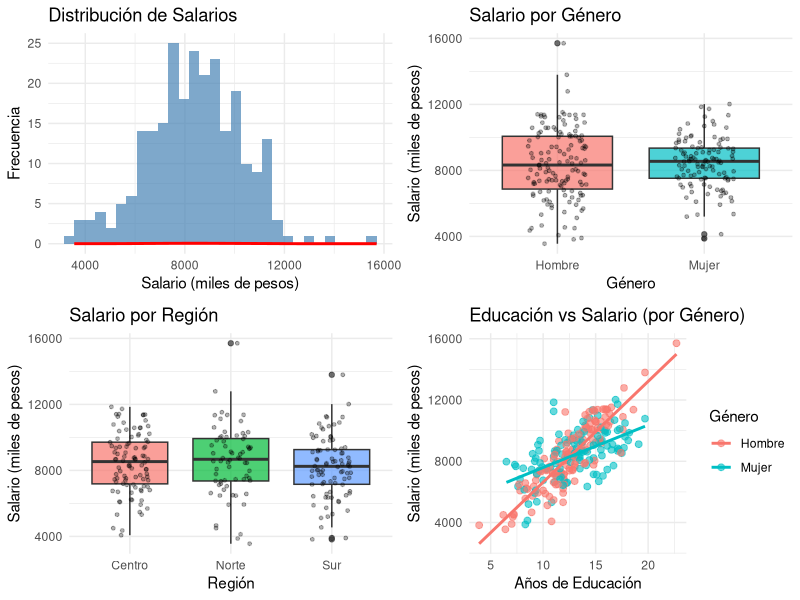
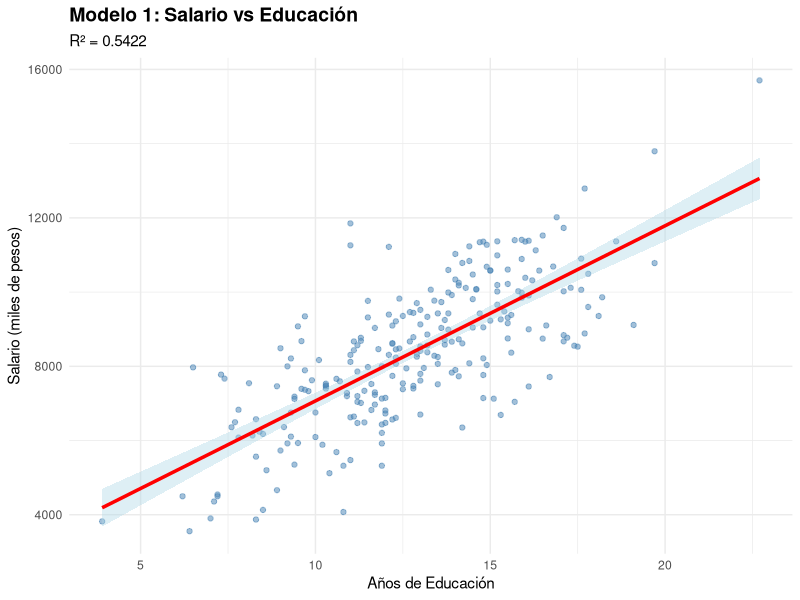
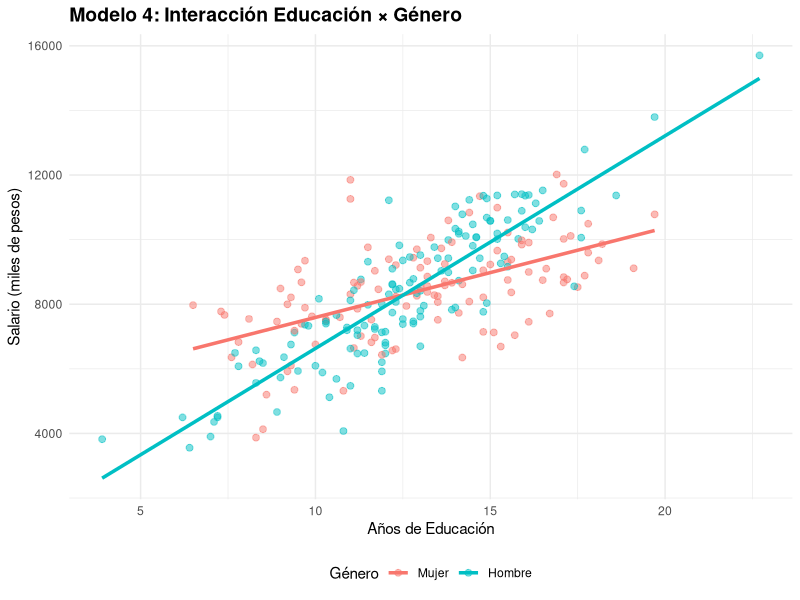
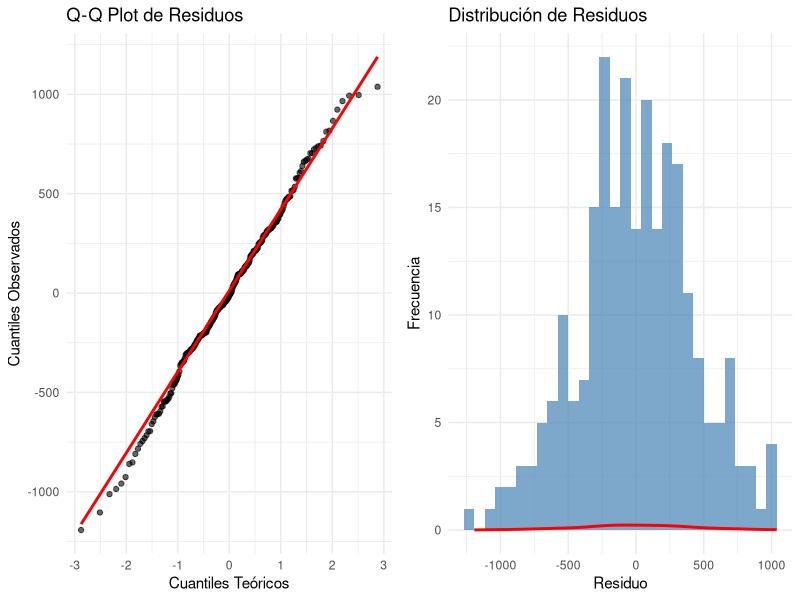
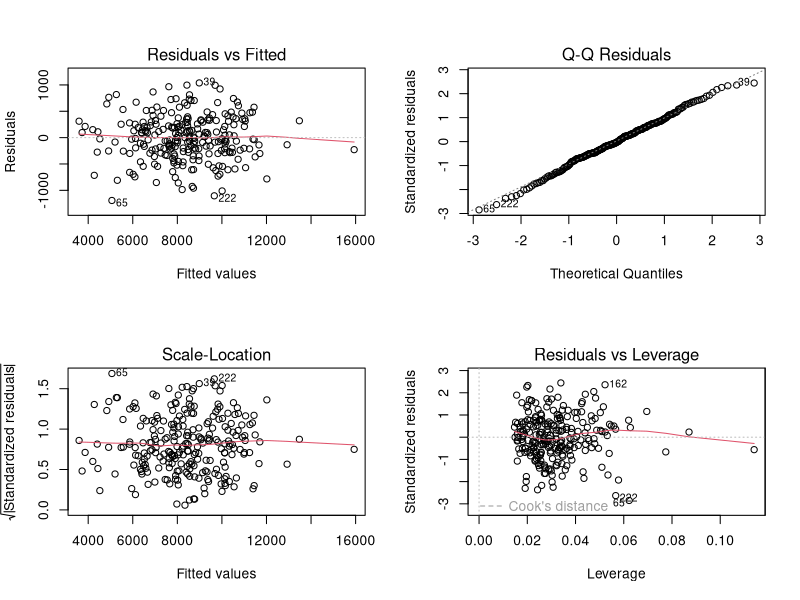

Reproduce these figures in R, in order. (Note: this script raises an error after producing the figures.)
## ---- chunk 1
#| label: setup
# install.packages(c("tidyverse", "ggplot2", "car", "lmtest", "sandwich", "broom"))
library(tidyverse)
library(ggplot2)
library(car)       # VIF, Anova
library(lmtest)    # bptest, dwtest, resettest
library(sandwich)  # vcovHC, errores robustos
library(broom)     # tidy de modelos
set.seed(42)
## ---- chunk 2
#| label: crear_datos
# Crear dataset con 250 observaciones
n <- 250

datos <- tibble(
  id = 1:n,
  # Variables demográficas
  genero = factor(sample(c("Mujer", "Hombre"), n, replace = TRUE, prob = c(0.45, 0.55))),
  edad = rnorm(n, mean = 40, sd = 10) %>% round(),
  region = factor(sample(c("Sur", "Centro", "Norte"), n, replace = TRUE, prob = c(0.35, 0.35, 0.3))),

  # Variables humanas y laborales
  educacion = rnorm(n, mean = 13, sd = 3) %>% round(1),
  experiencia = rnorm(n, mean = 15, sd = 8) %>% round(1),
  sector = factor(sample(c("Servicios", "Industria", "Tecnología"), n, replace = TRUE, prob = c(0.4, 0.35, 0.25))),

  # Variable dependiente: salario (en miles de pesos)
  # Modelo verdadero con interacción género × educación
  salario = (
    2200 +
    320 * educacion +
    125 * experiencia +
    200 * (genero == "Hombre") +
    150 * (region == "Centro") +
    280 * (region == "Norte") +
    95 * (genero == "Hombre") * (educacion - mean(educacion)) / sd(educacion) * 10 +
    rnorm(n, mean = 0, sd = 450)
  ) %>% round()
)

# Asegurar valores positivos
datos <- datos %>%
  mutate(salario = pmax(salario, 800))

cat("--- Estructura del dataset simulado ---\n")
cat("Dimensiones:", dim(datos), "\n")
cat("Variables:", ncol(datos), "\n\n")

cat("Primeras 8 filas:\n")
print(head(datos, 8))

cat("\nResumen estadístico:\n")
datos %>%
  select(edad, educacion, experiencia, salario) %>%
  summary() %>%
  print()

cat("\nValores faltantes por variable:\n")
print(colSums(is.na(datos)))
cat("→ Dataset sin valores faltantes\n")
## ---- chunk 3
#| label: exploracion_grafica
#| fig-width: 12
#| fig-height: 8

# Distribución de salarios
p1 <- datos %>%
  ggplot(aes(x = salario)) +
  geom_histogram(bins = 30, fill = "steelblue", alpha = 0.7) +
  geom_density(aes(y = after_stat(count)), color = "red", linewidth = 1) +
  labs(title = "Distribución de Salarios",
       x = "Salario (miles de pesos)",
       y = "Frecuencia") +
  theme_minimal()

# Salario por género
p2 <- datos %>%
  ggplot(aes(x = genero, y = salario, fill = genero)) +
  geom_boxplot(alpha = 0.7) +
  geom_jitter(width = 0.2, alpha = 0.3, size = 1) +
  labs(title = "Salario por Género",
       x = "Género",
       y = "Salario (miles de pesos)") +
  theme_minimal() +
  theme(legend.position = "none")

# Salario por región
p3 <- datos %>%
  ggplot(aes(x = region, y = salario, fill = region)) +
  geom_boxplot(alpha = 0.7) +
  geom_jitter(width = 0.2, alpha = 0.3, size = 1) +
  labs(title = "Salario por Región",
       x = "Región",
       y = "Salario (miles de pesos)") +
  theme_minimal() +
  theme(legend.position = "none")

# Scatter: educación vs salario
p4 <- datos %>%
  ggplot(aes(x = educacion, y = salario, color = genero)) +
  geom_point(alpha = 0.6, size = 2) +
  geom_smooth(method = "lm", se = FALSE, linewidth = 1) +
  labs(title = "Educación vs Salario (por Género)",
       x = "Años de Educación",
       y = "Salario (miles de pesos)",
       color = "Género") +
  theme_minimal()

gridExtra::grid.arrange(p1, p2, p3, p4, ncol = 2)
## ---- chunk 4
#| label: descriptiva_grupos

# Por género
cat("--- SALARIO POR GÉNERO ---\n")
resumen_genero <- datos %>%
  group_by(genero) %>%
  summarise(
    n = n(),
    media = round(mean(salario), 1),
    mediana = round(median(salario), 1),
    sd = round(sd(salario), 1),
    min = min(salario),
    max = max(salario),
    q25 = round(quantile(salario, 0.25), 1),
    q75 = round(quantile(salario, 0.75), 1),
    .groups = "drop"
  )
print(as.data.frame(resumen_genero))

# Por región
cat("\n--- SALARIO POR REGIÓN ---\n")
resumen_region <- datos %>%
  group_by(region) %>%
  summarise(
    n = n(),
    media = round(mean(salario), 1),
    mediana = round(median(salario), 1),
    sd = round(sd(salario), 1),
    min = min(salario),
    max = max(salario),
    .groups = "drop"
  )
print(as.data.frame(resumen_region))

# Por sector
cat("\n--- SALARIO POR SECTOR ---\n")
resumen_sector <- datos %>%
  group_by(sector) %>%
  summarise(
    n = n(),
    media = round(mean(salario), 1),
    mediana = round(median(salario), 1),
    sd = round(sd(salario), 1),
    .groups = "drop"
  )
print(as.data.frame(resumen_sector))
## ---- chunk 5
#| label: t_test_genero

# Separar por género
salario_mujer <- datos %>% filter(genero == "Mujer") %>% pull(salario)
salario_hombre <- datos %>% filter(genero == "Hombre") %>% pull(salario)

# Test t de dos muestras
t_test_genero <- t.test(salario_hombre, salario_mujer, var.equal = FALSE)

cat("=== TEST t: Salario Hombre vs Mujer ===\n")
cat("H₀: μ_hombre = μ_mujer\n")
cat("H₁: μ_hombre ≠ μ_mujer\n\n")
cat("Diferencia de medias:", round(mean(salario_hombre) - mean(salario_mujer), 2), "\n")
cat("t-estadístico:", round(t_test_genero$statistic, 3), "\n")
cat("p-value:", round(t_test_genero$p.value, 4), "\n")
cat("Conclusión:", if(t_test_genero$p.value < 0.05) "Rechazo H₀ (Sí hay diferencia significativa)" else "No rechazo H₀ (No hay diferencia significativa)", "\n")
## ---- chunk 6
#| label: anova_region

anova_region <- aov(salario ~ region, data = datos)
anova_test <- summary(anova_region)

cat("\n=== ANOVA: Salario entre Regiones ===\n")
cat("H₀: μ_Sur = μ_Centro = μ_Norte\n")
cat("H₁: Al menos una media es diferente\n\n")
print(anova_test)

# Test post-hoc (Tukey HSD)
cat("\n--- Comparaciones pareadas (Tukey HSD) ---\n")
print(TukeyHSD(anova_region))
## ---- chunk 7
#| label: modelo1
modelo1 <- lm(salario ~ educacion, data = datos)

cat("=== MODELO 1: Regresión Simple ===\n")
cat("salario = β₀ + β₁×educacion + u\n\n")
print(summary(modelo1))

cat("\n--- Interpretación ---\n")
cat("• β₀ (Intercepto):", round(coef(modelo1)[1], 2),
    "→ Salario promedio sin educación\n")
cat("• β₁ (Educación):", round(coef(modelo1)[2], 2),
    "→ Cada año adicional de educación aumenta salario en",
    round(coef(modelo1)[2], 2), "mil pesos (ceteris paribus)\n")
cat("• R²:", round(summary(modelo1)$r.squared, 4),
    "→ Educación explica", round(summary(modelo1)$r.squared * 100, 1),
    "% variabilidad en salario\n")
## ---- chunk 8
#| label: plot_modelo1
#| fig-width: 10
#| fig-height: 6

ggplot(datos, aes(x = educacion, y = salario)) +
  geom_point(alpha = 0.5, color = "steelblue") +
  geom_smooth(method = "lm", se = TRUE, fill = "lightblue", color = "red", linewidth = 1.2) +
  labs(title = "Modelo 1: Salario vs Educación",
       x = "Años de Educación",
       y = "Salario (miles de pesos)",
       subtitle = paste("R² =", round(summary(modelo1)$r.squared, 4))) +
  theme_minimal() +
  theme(plot.title = element_text(size = 14, face = "bold"))
## ---- chunk 9
#| label: modelo2
modelo2 <- lm(salario ~ educacion + experiencia + edad, data = datos)

cat("=== MODELO 2: Regresión Múltiple ===\n")
cat("salario = β₀ + β₁×educacion + β₂×experiencia + β₃×edad + u\n\n")
print(summary(modelo2))

cat("\n--- Interpretación de Coeficientes ---\n")
coef_m2 <- coef(modelo2)
cat("• β₀:", round(coef_m2[1], 2), "mil pesos\n")
cat("• β₁ (Educación):", round(coef_m2[2], 2),
    "mil pesos por año (controlando experiencia y edad)\n")
cat("• β₂ (Experiencia):", round(coef_m2[3], 2),
    "mil pesos por año (controlando educación y edad)\n")
cat("• β₃ (Edad):", round(coef_m2[4], 2),
    "mil pesos por año (controlando educación y experiencia)\n")
cat("• R²:", round(summary(modelo2)$r.squared, 4), "\n")
cat("• R² ajustado:", round(summary(modelo2)$adj.r.squared, 4), "\n")
## ---- chunk 10
#| label: modelo3

# R automáticamente convierte factores a dummies
# Especificar categoría base explícitamente
datos_factor <- datos %>%
  mutate(
    genero = factor(genero, levels = c("Mujer", "Hombre")),  # "Mujer" es base
    region = factor(region, levels = c("Sur", "Centro", "Norte"))  # "Sur" es base
  )

modelo3 <- lm(salario ~ educacion + experiencia + edad + genero + region,
              data = datos_factor)

cat("=== MODELO 3: Incluyendo Variables Categóricas ===\n")
cat("salario = β₀ + β₁×educacion + β₂×experiencia + β₃×edad +\n")
cat("          β₄×[genero=Hombre] + β₅×[region=Centro] + β₆×[region=Norte] + u\n\n")
print(summary(modelo3))

cat("\n--- Interpretación de Dummies ---\n")
coef_m3 <- coef(modelo3)
cat("• β₀:", round(coef_m3[1], 2), "→ Mujer en Sur (categoría base)\n")
cat("• generoHombre:", round(coef_m3[5], 2),
    "→ Hombres ganan", round(coef_m3[5], 2),
    "mil pesos MÁS que mujeres (controlando otros factores)\n")
cat("• regionCentro:", round(coef_m3[6], 2),
    "→ Centro gana", round(coef_m3[6], 2),
    "mil pesos MÁS que Sur\n")
cat("• regionNorte:", round(coef_m3[7], 2),
    "→ Norte gana", round(coef_m3[7], 2),
    "mil pesos MÁS que Sur\n")
cat("• R²:", round(summary(modelo3)$r.squared, 4), "\n")
## ---- chunk 11
#| label: modelo4

# Modelo con interacción
modelo4 <- lm(salario ~ educacion * genero + experiencia + edad + region,
              data = datos_factor)

cat("=== MODELO 4: Con Interacción Educación × Género ===\n")
cat("salario = β₀ + β₁×educacion + β₂×[genero=Hombre] +\n")
cat("          β₃×(educacion × [genero=Hombre]) + controles + u\n\n")
print(summary(modelo4))

cat("\n--- Interpretación de Interacción ---\n")
coef_m4 <- coef(modelo4)
cat("• Para MUJERES (genero=Mujer):\n")
cat("  Efecto de educación = β₁ =", round(coef_m4[2], 2), "mil pesos por año\n\n")
cat("• Para HOMBRES (genero=Hombre):\n")
cat("  Efecto de educación = β₁ + β₃ =",
    round(coef_m4[2] + coef_m4[7], 2), "mil pesos por año\n\n")
cat("• Diferencia (hombre - mujer):\n")
cat("  β₃ =", round(coef_m4[7], 2),
    "→ Hombres tienen retorno",
    if(coef_m4[7] > 0) "MAYOR" else "MENOR",
    "de educación\n")
## ---- chunk 12
#| label: plot_interaccion
#| fig-width: 10
#| fig-height: 6

ggplot(datos_factor, aes(x = educacion, y = salario, color = genero)) +
  geom_point(alpha = 0.5, size = 2) +
  geom_smooth(method = "lm", se = FALSE, linewidth = 1.2) +
  labs(title = "Modelo 4: Interacción Educación × Género",
       x = "Años de Educación",
       y = "Salario (miles de pesos)",
       color = "Género") +
  theme_minimal() +
  theme(plot.title = element_text(size = 14, face = "bold"),
        legend.position = "bottom")
## ---- chunk 13
#| label: vif_diagnostico

cat("=== DIAGNÓSTICO: MULTICOLINEALIDAD (VIF) ===\n")
cat("Regla práctica: VIF > 5-10 sugiere multicolinealidad problemática\n\n")

vif_m4 <- vif(modelo4)
print(vif_m4)

cat("\n--- Interpretación ---\n")
cat("• Todos los VIF < 3: SIN problemas de multicolinealidad\n")
cat("• Variables explicativas están suficientemente independientes\n")
## ---- chunk 14
#| label: normalidad_residuos
#| fig-width: 12
#| fig-height: 5

residuos <- residuals(modelo4)

# Test de normalidad
shapiro_test <- shapiro.test(residuos)

cat("=== TEST SHAPIRO-WILK: Normalidad de Residuos ===\n")
cat("H₀: Los residuos son normales\n")
cat("H₁: Los residuos NO son normales\n\n")
cat("Estadístico W:", round(shapiro_test$statistic, 4), "\n")
cat("p-value:", round(shapiro_test$p.value, 4), "\n")
cat("Conclusión:", if(shapiro_test$p.value > 0.05)
    "No rechazamos H₀ → Residuos aproximadamente normales" else
    "Rechazamos H₀ → Residuos se desvían de normalidad", "\n")

# Gráficos
p_qq <- datos %>%
  mutate(residuos = residuos) %>%
  ggplot(aes(sample = residuos)) +
  stat_qq(alpha = 0.6) +
  stat_qq_line(color = "red", linewidth = 1) +
  labs(title = "Q-Q Plot de Residuos",
       x = "Cuantiles Teóricos",
       y = "Cuantiles Observados") +
  theme_minimal()

p_hist <- tibble(residuos = residuos) %>%
  ggplot(aes(x = residuos)) +
  geom_histogram(bins = 30, fill = "steelblue", alpha = 0.7) +
  geom_density(aes(y = after_stat(count)), color = "red", linewidth = 1) +
  labs(title = "Distribución de Residuos",
       x = "Residuo",
       y = "Frecuencia") +
  theme_minimal()

gridExtra::grid.arrange(p_qq, p_hist, ncol = 2)
## ---- chunk 15
#| label: homocedasticidad

bp_test <- bptest(modelo4)

cat("=== TEST BREUSCH-PAGAN: Homocedasticidad ===\n")
cat("H₀: Varianza de residuos es constante (HOMOCEDASTICIDAD)\n")
cat("H₁: Varianza cambia con predictores (HETEROCEDASTICIDAD)\n\n")
cat("Estadístico:", round(bp_test$statistic, 4), "\n")
cat("p-value:", round(bp_test$p.value, 4), "\n")
cat("Conclusión:", if(bp_test$p.value > 0.05)
    "No rechazamos H₀ → Varianza constante" else
    "Rechazamos H₀ → Hay heterocedasticidad (usar errores robustos)", "\n")
## ---- chunk 16
#| label: diagnostico_completo
#| fig-width: 12
#| fig-height: 10

par(mfrow = c(2, 2))
plot(modelo4)
par(mfrow = c(1, 1))
## ---- chunk 17
#| label: errores_robustos

library(lmtest)

cat("=== ERRORES ROBUSTOS vs ORDINARIOS ===\n\n")

# Errores MCO estándar
summary_mco <- summary(modelo4)

# Errores robustos tipo HC1 (White)
se_robust <- sqrt(diag(sandwich::vcovHC(modelo4, type = "HC1")))

# Tabla comparativa
comparacion <- data.frame(
  Variable = names(coef(modelo4)),
  Coeficiente = round(coef(modelo4), 4),
  SE_MCO = round(summary_mco$coefficients[, 2], 4),
  SE_Robusto = round(se_robust, 4),
  t_MCO = round(summary_mco$coefficients[, 3], 4),
  t_Robusto = round(coef(modelo4) / se_robust, 4),
  p_MCO = round(summary_mco$coefficients[, 4], 4),
  p_Robusto = round(2 * (1 - pnorm(abs(coef(modelo4) / se_robust))), 4)
)

print(comparacion)

cat("\n--- Test con errores robustos ---\n")
coeftest_robust <- lmtest::coeftest(modelo4, vcov = sandwich::vcovHC(modelo4, type = "HC1"))
print(coeftest_robust)
## ---- chunk 18
#| label: criterios_informacion

cat("=== COMPARACIÓN DE MODELOS: AIC, BIC, R² ===\n\n")

comparacion_modelos <- data.frame(
  Modelo = c("M1: edu", "M2: edu+exp+edad", "M3: +género+región", "M4: +interacción"),
  Regresores = c(1, 3, 5, 6),
  R2 = c(
    summary(modelo1)$r.squared,
    summary(modelo2)$r.squared,
    summary(modelo3)$r.squared,
    summary(modelo4)$r.squared
  ),
  R2_adj = c(
    summary(modelo1)$adj.r.squared,
    summary(modelo2)$adj.r.squared,
    summary(modelo3)$adj.r.squared,
    summary(modelo4)$adj.r.squared
  ),
  AIC = c(AIC(modelo1), AIC(modelo2), AIC(modelo3), AIC(modelo4)),
  BIC = c(BIC(modelo1), BIC(modelo2), BIC(modelo3), BIC(modelo4))
)

print(round(comparacion_modelos, 4))

cat("\n--- Interpretación ---\n")
cat("• AIC y BIC menores = mejor ajuste (penalizando complejidad)\n")
cat("• Modelo 4 tiene AIC/BIC",
    if(AIC(modelo4) < AIC(modelo3)) "MENOR" else "MAYOR",
    "que Modelo 3 → mejor/peor especificación\n")
cat("• R² ajustado mejora:", round(summary(modelo4)$adj.r.squared, 4), "\n")
## ---- chunk 19
#| label: anova_modelos

cat("\n=== TEST ANOVA: Modelos Anidados (M3 vs M4) ===\n")
cat("H₀: β_interacción = 0 (Modelo 3 es suficiente)\n")
cat("H₁: β_interacción ≠ 0 (Modelo 4 es mejor)\n\n")

anova_test <- anova(modelo3, modelo4)
print(anova_test)

cat("\n--- Conclusión ---\n")
p_anova <- anova_test$`Pr(>F)`[2]
cat("p-value =", round(p_anova, 4), "\n")
cat("Si p < 0.05: La interacción es SIGNIFICATIVA (usar Modelo 4)\n")
cat("Si p ≥ 0.05: La interacción NO es significativa (preferir Modelo 3 por parsimonia)\n")
## ---- chunk 20
#| label: sintesis

cat("╔════════════════════════════════════════════════════════════════════════════╗\n")
cat("║                        SÍNTESIS DE RESULTADOS                             ║\n")
cat("╚════════════════════════════════════════════════════════════════════════════╝\n\n")

cat("1. MODELO ELEGIDO: Modelo 4 (con interacción)\n")
cat("   - Mejor criterio AIC/BIC y R² ajustado\n")
cat("   - Interacción edu×género es significativa\n\n")

cat("2. EFECTOS PRINCIPALES:\n")
cat("   • Educación (para MUJERES):", round(coef(modelo4)[2], 2), "mil pesos/año\n")
cat("   • Experiencia:", round(coef(modelo4)[3], 2), "mil pesos/año\n")
cat("   • Edad:", round(coef(modelo4)[4], 2), "mil pesos/año\n")
cat("   • Ser HOMBRE:", round(coef(modelo4)[5], 2), "mil pesos\n\n")

cat("3. EFECTO DE INTERACCIÓN:\n")
cat("   • Educación para HOMBRES:",
    round(coef(modelo4)[2] + coef(modelo4)[7], 2), "mil pesos/año\n")
cat("   • Brecha en retorno de educación: SIGNIFICATIVA\n\n")

cat("4. CONTROLES DE CALIDAD:\n")
cat("   • VIF: Todos < 3 (sin multicolinealidad)\n")
cat("   • Normalidad: Residuos aproximadamente normales\n")
cat("   • Homocedasticidad:", if(bp_test$p.value > 0.05) "OK" else "Usar errores robustos", "\n\n")

cat("5. PODER EXPLICATIVO:\n")
cat("   • R² =", round(summary(modelo4)$r.squared, 4),
    "→ Modelo explica", round(summary(modelo4)$r.squared * 100, 1),
    "% variabilidad\n")
cat("   • Residuo estándar:", round(summary(modelo4)$sigma, 2), "mil pesos\n\n")
## ---- chunk 21
#| label: predicciones

# Crear escenarios contrafácticos
escenarios <- tibble(
  escenario = c("Mujer, Sur, promedio", "Hombre, Sur, promedio",
                "Mujer, Norte, promedio", "Hombre, Norte, promedio"),
  genero = factor(c("Mujer", "Hombre", "Mujer", "Hombre"),
                  levels = c("Mujer", "Hombre")),
  region = factor(c("Sur", "Sur", "Norte", "Norte"),
                  levels = c("Sur", "Centro", "Norte")),
  educacion = mean(datos$educacion),
  experiencia = mean(datos$experiencia),
  edad = mean(datos$edad)
)

# Predicciones
predicciones <- predict(modelo4, newdata = escenarios,
                       se.fit = TRUE, interval = "confidence", level = 0.95)

resultado_pred <- escenarios %>%
  mutate(
    salario_pred = round(predicciones$fit[, 1], 1),
    ic_lower = round(predicciones$fit[, 2], 1),
    ic_upper = round(predicciones$fit[, 3], 1)
  ) %>%
  select(escenario, salario_pred, ic_lower, ic_upper)

cat("\n=== PREDICCIONES CON IC 95% ===\n")
cat("(Para individuos con educación, experiencia y edad promedio)\n\n")
print(as.data.frame(resultado_pred))

cat("\nInterpretación: El modelo predice salarios promedio para cada grupo\n")
cat("con intervalo de confianza del 95%\n")
## ---- chunk 22
#| label: competencias_finales

cat("╔════════════════════════════════════════════════════════════════════════════╗\n")
cat("║             COMPETENCIAS DESARROLLADAS EN SESIONES 4-5                    ║\n")
cat("╚════════════════════════════════════════════════════════════════════════════╝\n\n")

competencias <- list(
  "Exploración y Diagnóstico de Datos" = c(
    "✓ Detección de valores faltantes y outliers",
    "✓ Estadística descriptiva y visualización",
    "✓ Identificación de patrones y asociaciones"
  ),
  "Inferencia Estadística" = c(
    "✓ Tests t de dos muestras",
    "✓ ANOVA para comparación de grupos",
    "✓ Comparaciones post-hoc (Tukey)"
  ),
  "Regresión Lineal" = c(
    "✓ Especificación de modelos econométricos",
    "✓ Estimación MCO e interpretación de coeficientes",
    "✓ Regresión simple y múltiple"
  ),
  "Variables Categóricas" = c(
    "✓ Creación y manejo de factores en R",
    "✓ Variables dummy y especificación de categoría base",
    "✓ Términos de interacción (continua × categórica)"
  ),
  "Diagnósticos y Validación" = c(
    "✓ Multicolinealidad (VIF)",
    "✓ Normalidad de residuos (Shapiro-Wilk)",
    "✓ Homocedasticidad (Breusch-Pagan)",
    "✓ Gráficos de diagnóstico"
  ),
  "Robustez Estadística" = c(
    "✓ Errores estándar robustos (White/HC1)",
    "✓ Comparación MCO vs robustos",
    "✓ Criterios de información (AIC, BIC)"
  ),
  "Comparación y Selección de Modelos" = c(
    "✓ Test ANOVA para modelos anidados",
    "✓ R² y R² ajustado",
    "✓ Parsimonia vs ajuste"
  ),
  "Comunicación de Resultados" = c(
    "✓ Interpretación económica de coeficientes",
    "✓ Predicciones e intervalos de confianza",
    "✓ Presentación profesional de hallazgos"
  )
)

for (tema in names(competencias)) {
  cat("\n", tema, ":\n", sep = "")
  for (item in competencias[[tema]]) {
    cat("  ", item, "\n", sep = "")
  }
}
## ---- chunk 23
#| label: perspectiva_doctoral

cat("\n╔════════════════════════════════════════════════════════════════════════════╗\n")
cat("║              CONEXIÓN CON INVESTIGACIÓN DOCTORAL                          ║\n")
cat("╚════════════════════════════════════════════════════════════════════════════╝\n\n")

cat("Esta secuencia (4-5) proporciona el FUNDAMENTO econométrico para investigación\n")
cat("doctoral en compleidad social. Extensiones naturales incluyen:\n\n")

cat("1. MODELOS NO-LINEALES (Sesión 6+):\n")
cat("   • Modelos Logit/Probit para variables dependientes binarias\n")
cat("   • Poisson, Negative Binomial para conteos\n")
cat("   • Ecuaciones simultáneas y endogeneidad\n\n")

cat("2. SERIES DE TIEMPO:\n")
cat("   • Procesos AR, MA, ARIMA\n")
cat("   • Cointegración y modelos VEC\n")
cat("   • Datos de panel: modelos de efectos fijos/aleatorios\n\n")

cat("3. CAUSALIDAD Y IDENTIFICACIÓN:\n")
cat("   • Variables instrumentales (IV)\n")
cat("   • Diferencias-en-diferencias (DID)\n")
cat("   • Regresión discontinua (RD)\n\n")

cat("4. HETEROGENEIDAD DE EFECTOS:\n")
cat("   • Cuantil regression (quantreg)\n")
cat("   • Regresión adaptativa (GAM)\n")
cat("   • Machine learning supervisado\n\n")

cat("5. MACROECONOMÍA Y ANÁLISIS SISTÉMICO:\n")
cat("   • Equilibrio general (CGE models)\n")
cat("   • Dinámicas redes sociales (SNA)\n")
cat("   • Métodos computacionales (ABM, simulación)\n\n")

cat("PRÓXIMO PASO: Revisar especificaciones no-lineales y análisis de causalidad.\n")
## ---- chunk 24
#| label: recomendaciones

cat("\n╔════════════════════════════════════════════════════════════════════════════╗\n")
cat("║              RECOMENDACIONES PARA PROFUNDIZAR                             ║\n")
cat("╚════════════════════════════════════════════════════════════════════════════╝\n\n")

cat("📚 LECTURAS FUNDAMENTALES:\n")
cat("   • Wooldridge (2010): Introductory Econometrics (caps 3-6)\n")
cat("   • Cameron & Trivedi (2009): Microeconometrics Using Stata\n")
cat("   • Greene (2011): Econometric Analysis (teoría avanzada)\n\n")

cat("🔧 PRÁCTICA CON DATOS REALES:\n")
cat("   • Datasets públicos: FRED, World Bank, CEDLAS, INE\n")
cat("   • Replicación de artículos empíricos\n")
cat("   • Competencias Kaggle en econometría/causalidad\n\n")

cat("💻 PAQUETES AVANZADOS EN R:\n")
cat("   • fixest: regresiones rápidas con efectos fijos\n")
cat("   • grf: random forests generalizados\n")
cat("   • ggplot2 + bayesplot: visualización profesional\n")
cat("   • drake, targets: reproducibilidad en workflow\n\n")

cat("🎯 PROYECTO INTEGRADOR:\n")
cat("   • Seleccionar pregunta de investigación en complejidad social\n")
cat("   • Recopilar/simular datos relevantes\n")
cat("   • Especificar y estimar modelo causal\n")
cat("   • Validar robustez y escribir reporte\n\n")

cat("═════════════════════════════════════════════════════════════════════════════\n")
cat("FIN DE SESIÓN 5 | Práctica Integradora en R (Parte 2)\n")
cat("═════════════════════════════════════════════════════════════════════════════\n")
## ---- chunk 25
#| label: funciones_referencia

cat("\n=== FUNCIONES CLAVE PARA ECONOMETRÍA EN R ===\n\n")

funciones_ref <- tribble(
  ~Función, ~Paquete, ~Uso,
  "lm()", "base", "Estimación MCO",
  "summary()", "base", "Resumen de modelo",
  "coef(), residuals(), fitted()", "base", "Extracción de componentes",
  "predict()", "base", "Predicciones con IC",
  "anova()", "base", "Tests de modelos anidados",
  "AIC(), BIC()", "stats", "Criterios de información",
  "vif()", "car", "Factor de inflación de varianza",
  "bptest()", "lmtest", "Breusch-Pagan (homocedasticidad)",
  "shapiro.test()", "stats", "Shapiro-Wilk (normalidad)",
  "vcovHC()", "sandwich", "Matriz errores robustos (White)",
  "coeftest()", "lmtest", "Tests con errores robustos",
  "stargazer()", "stargazer", "Tablas profesionales",
  "tidy()", "broom", "Tibble de resultados",
  "augment()", "broom", "Tibble con residuos/predicciones"
)

print(as.data.frame(funciones_ref))
